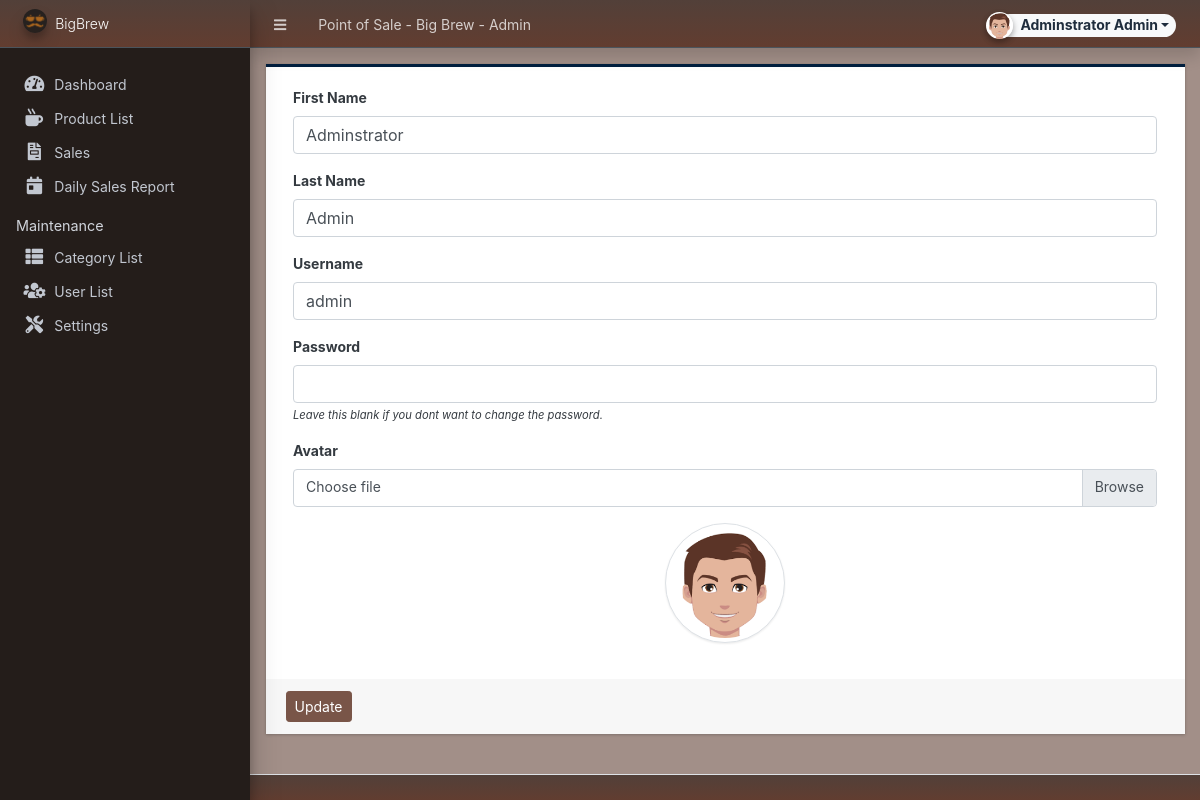
The app's page /admin/?page=user (signed in) with its own data.
### tables this page shows
CREATE TABLE `users` (
  `id` int(50) NOT NULL,
  `firstname` varchar(250) NOT NULL,
  `lastname` varchar(250) NOT NULL,
  `username` text NOT NULL,
  `password` text NOT NULL,
  `avatar` text DEFAULT NULL,
  `last_login` datetime DEFAULT NULL,
  `type` tinyint(1) NOT NULL DEFAULT 0,
  `date_added` datetime NOT NULL DEFAULT current_timestamp(),
  `date_updated` datetime DEFAULT current_timestamp() ON UPDATE current_timestamp()
);

### classes/DBConnection.php (called while the page is built, shortened)
<?php
class DBConnection{
    private $host = DB_SERVER;
    private $username = DB_USERNAME;
    private $password = DB_PASSWORD;
    private $database = DB_NAME;
    public $conn;
    public function __construct(){
        if (!isset($this->conn)) {
            $this->conn = new mysqli($this->host, $this->username, $this->password, $this->database);
        }
    }
}
?>

### classes/SystemSettings.php (called while the page is built, shortened)
<?php
class SystemSettings extends DBConnection{
	function userdata($field = ''){
		if(!empty($field)){
			if(isset($_SESSION['userdata'][$field]))
				return $_SESSION['userdata'][$field];
			else
				return null;
		}else{
			return false;
		}
	}
}
$_settings = new SystemSettings();
?>

### config.php (called while the page is built, shortened)
<?php
require_once('classes/DBConnection.php');
require_once('classes/SystemSettings.php');
function validate_image($file){
	if(!empty($file)){
        $ex = explode("?",$file);
        $file = $ex[0];
        $ts = isset($ex[1]) ? "?".$ex[1] : '';
		if(is_file(base_app.$file)){
			return base_url.$file.$ts;
		}else{
			return base_url.'dist/img/no-image-available.png';
		}
	}else{
		return base_url.'dist/img/no-image-available.png';
	}
}
?>

### admin/user/index.php (the view, shortened to what this page needs)
<?php
$user = $conn->query("SELECT * FROM users where id ='".$_settings->userdata('id')."'");
foreach($user->fetch_array() as $k =>$v){
	$meta[$k] = $v;
}
?>
<div class="card card-outline rounded-0 card-navy">
	<div class="card-body">
		<div class="container-fluid">
			<form action="" id="manage-user">
				<div class="form-group">
					<label for="name">First Name</label>
					<input type="text" name="firstname" id="firstname" class="form-control" value="<?php echo isset($meta['firstname']) ? $meta['firstname']: '' ?>" required>
				</div>
				<div class="form-group">
					<label for="name">Last Name</label>
					<input type="text" name="lastname" id="lastname" class="form-control" value="<?php echo isset($meta['lastname']) ? $meta['lastname']: '' ?>" required>
				</div>
				<div class="form-group">
					<label for="username">Username</label>
					<input type="text" name="username" id="username" class="form-control" value="<?php echo isset($meta['username']) ? $meta['username']: '' ?>" required  autocomplete="off">
				</div>
				<div class="form-group">
					<label for="password">Password</label>
					<input type="password" name="password" id="password" class="form-control" value="" autocomplete="off">
					<small><i>Leave this blank if you dont want to change the password.</i></small>
				</div>
				<div class="form-group">
					<label for="" class="control-label">Avatar</label>
					<div class="custom-file">
		              <label class="custom-file-label" for="customFile">Choose file</label>
		            </div>
				</div>
				<div class="form-group d-flex justify-content-center">
					<img src="<?php echo validate_image(isset($meta['avatar']) ? $meta['avatar'] :'') ?>" alt="" id="cimg" class="img-fluid img-thumbnail">
				</div>
			</form>
		</div>
	</div>
	<div class="card-footer">
			<div class="col-md-12">
				<div class="row">
					<button class="btn btn-sm btn-primary" form="manage-user">Update</button>
				</div>
			</div>
		</div>
</div>

### admin/user/index.php (style rules this page uses)
img#cimg { height: 15vh; width: 15vh; object-fit: cover; border-radius: 100% 100%; }

### records on screen
users: firstname "Adminstrator", lastname "Admin", username "admin", avatar (picture)

### other values on screen
$_settings->info('name') "Point of Sale - Big Brew"
$_settings->userdata('firstname').' '.$_settings->userdata('lastname') "Adminstrator Admin"
$_settings->info('short_name') "BigBrew"
